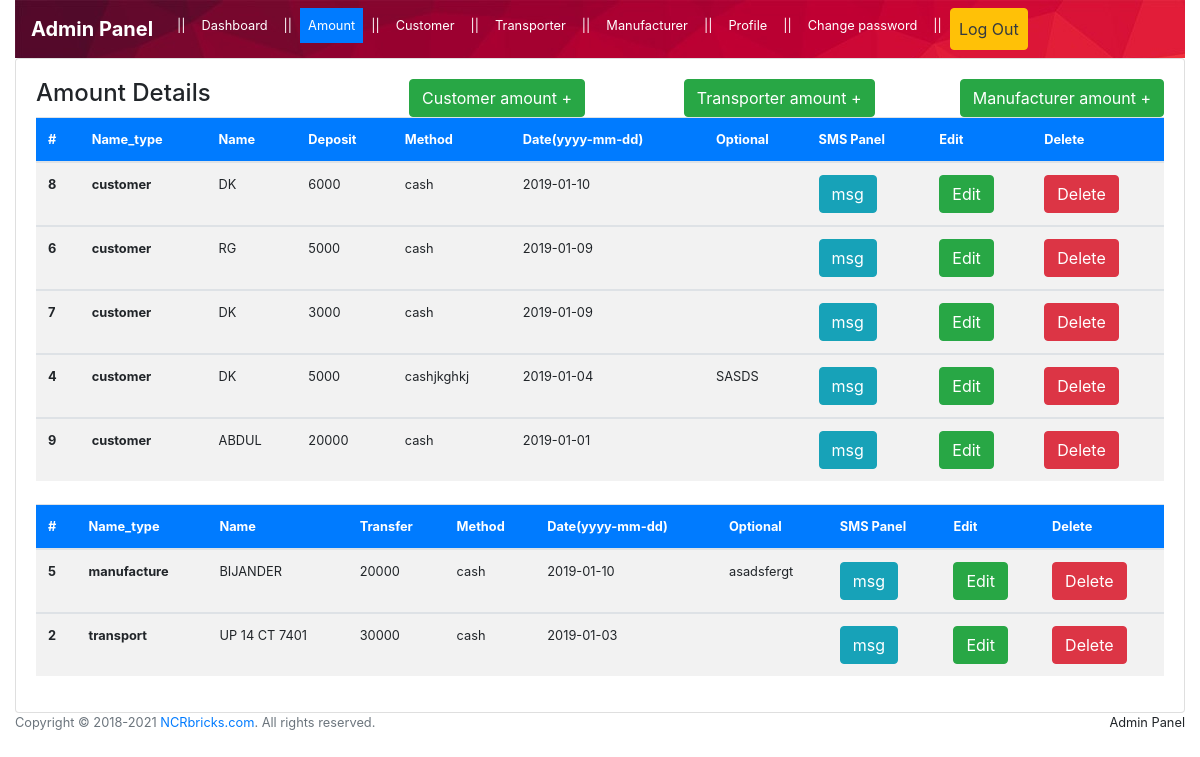
/vro/pages/scp/amount.php (signed in), run on the app's committed database.
### tables this page shows
CREATE TABLE `amount` (
  `id` int(100) NOT NULL,
  `name_type` varchar(100) NOT NULL,
  `name` varchar(100) NOT NULL,
  `deposit` varchar(100) NOT NULL,
  `method` varchar(100) NOT NULL,
  `date` varchar(100) NOT NULL,
  `optional` varchar(100) NOT NULL,
  `c_qty` varchar(100) NOT NULL,
  `c_rate` varchar(100) NOT NULL,
  `delivery_adds` varchar(100) NOT NULL,
  `v_qty` varchar(100) NOT NULL,
  `v_rate` varchar(100) NOT NULL,
  `m_qty` varchar(100) NOT NULL,
  `m_rate` varchar(100) NOT NULL
);

### vro/pages/scp/amount.php (the view, shortened to what this page needs)
<?php
	require("../common/header.php");
?>
      <div class="main-panel">
        <div class="content-wrapper">
          <div class="row">
            <div class="col-lg-12 grid-margin stretch-card">
              <div class="card">
                <div class="card-body">
					<div class="row">
						<div class="col-lg-3 grid-margin stretch-card">
							<h4 >Amount Details</h4>
						</div>
						<div class="col-lg-3 grid-margin stretch-card">
							<a class="btn btn-success" href="add_amount.php?type=customer" style="float:right">Customer amount +</a>
						</div>
						<div class="col-lg-3 grid-margin stretch-card">
							<a class="btn btn-success" href="add_amount.php?type=transport" style="float:right">Transporter amount +</a>
						</div>
						<div class="col-lg-3 grid-margin stretch-card">
							<a class="btn btn-success" href="add_amount.php?type=manufacture" style="float:right">Manufacturer amount +</a>
						</div>
					</div>
                  <div class="table-responsive">
                    <table class="table table-striped">
                      <thead class="bg-primary text-white">
                        <tr>
                          <th>
                            #
                          </th>
                          <th>
                            Name_type
                          </th>
                          <th>
                            Name
                          </th>
                          <th>
                            Deposit
                          </th>
                          <th>
                            Method
                          </th>
						  <th>
                            Date(yyyy-mm-dd)
                          </th>
						  <th>
                            Optional
                          </th>
						  <th>
                            SMS Panel
                          </th>
						   <?php
									if($_SESSION['user_name'] == "admin"){
										echo "<th >Edit</th>";
										echo "<th >Delete</th>";
									}else{
										echo "<th  style='display:none'>Edit</th>";
										echo "<th  style='display:none'>Delete</th>";
									}
								?>
                        </tr>
                      </thead>
		<?php
			include("../../database/db_conection.php");
			$result = mysqli_query($dbcon,"SELECT * FROM amount where Name_type = 'customer' ORDER BY date DESC")
			or die(mysqli_error());
			while($row = mysqli_fetch_array( $result )) {
					  echo "<tbody>";
						echo "<tr>";
						echo  "<th scope='row'>".$row['id']."</th>";
						echo  "<th id='name_type_".$row['id']."'>".$row['name_type']."</th>";
						echo  "<td id='name_".$row['id']."'>".$row['name']."</td>";
						echo  "<td id='deposit_".$row['id']."'>".$row['deposit']."</td>";
						echo  "<td>".$row['method']."</td>";
						echo  "<td>".$row['date']."</td>";
						echo  "<td>".$row['optional']."</td>";
						echo  "<td ><a class='btn btn-info text-white' id='btn_send_" . $row['id'] . "' onclick='sendMsg(".$row['id'].")'>msg</a></td>";
						if($_SESSION['user_name'] == "admin"){
							echo  "<td ><a class='btn btn-success' href='edit_amount.php?id=" . $row['id'] . "&type=". $row['name_type'] ."'>Edit</a></td>";
							echo  "<td ><a class='btn btn-danger text-white' onclick='myDelete(".$row['id'].")'>Delete</a></td>";
						}else{
							echo  "<td style='display:none'><a href='edit_amount.php?id=" . $row['id'] . "&type=". $row['name_type'] ."'>Edit</a></td>";
							echo  "<td style='display:none'><a onclick='myDelete(".$row['id'].")'>Delete</a></td>";
						}
						echo  "</tr>";
				}
					  echo  "</tbody>";
		?>
		</table>
                    <table class="table table-striped" style="margin-top:2%">
                      <thead class="bg-primary text-white">
                        <tr>
                          <th>
                            #
                          </th>
                          <th>
                            Name_type
                          </th>
                          <th>
                            Name
                          </th>
                          <th>
                            Transfer
                          </th>
						  <th>
                            Method
                          </th>
                          <th>
                            Date(yyyy-mm-dd)
                          </th>
						  <th>
                            Optional
                          </th>
						  <th>
                            SMS Panel
                          </th>
						  <?php
									if($_SESSION['user_name'] == "admin"){
										echo "<th >Edit</th>";
										echo "<th >Delete</th>";
									}else{
										echo "<th  style='display:none'>Edit</th>";
										echo "<th  style='display:none'>Delete</th>";
									}
								?>
                        </tr>
                      </thead>
		<?php
			include("../../database/db_conection.php");
			$result = mysqli_query($dbcon,"SELECT * FROM amount where Name_type != 'customer' ORDER BY date DESC")
			or die(mysqli_error());
			while($row = mysqli_fetch_array( $result )) {
					  echo "<tbody>";
						echo "<tr>";
						echo  "<th scope='row'>".$row['id']."</th>";
						echo  "<th id='name_type_".$row['id']."'>".$row['name_type']."</th>";
						echo  "<td id='name_".$row['id']."'>".$row['name']."</td>";
						echo  "<td id='deposit_".$row['id']."'>".$row['deposit']."</td>";
						echo  "<td>".$row['method']."</td>";
						echo  "<td>".$row['date']."</td>";
						echo  "<td>".$row['optional']."</td>";
						echo  "<td ><a class='btn btn-info text-white' id='btn_send_" . $row['id'] . "' onclick='sendMsg(".$row['id'].")'>msg</a></td>";
						if($_SESSION['user_name'] == "admin"){
							echo  "<td ><a class='btn btn-success' href='edit_amount.php?id=" . $row['id'] . "&type=". $row['name_type'] ."'>Edit</a></td>";
							echo  "<td ><a class='btn btn-danger text-white' onclick='myDelete(".$row['id'].")'>Delete</a></td>";
						}else{
							echo  "<td style='display:none'><a href='edit_amount.php?id=" . $row['id'] . "&type=". $row['name_type'] ."'>Edit</a></td>";
							echo  "<td style='display:none'><a onclick='myDelete(".$row['id'].")'>Delete</a></td>";
						}
						echo  "</tr>";
				}
					  echo  "</tbody>";
		?>
		</table>
		</div>
                </div>
              </div>
            </div>
			</div>
            </div>
          </div>
        </div>
	</body>
</html>
<?php
	include("../common/footer.php");
?>

### vro/pages/common/header.php (shortened to what this page needs)
<!DOCTYPE html>
<html lang="en">
<head>
  <link rel="stylesheet" href="../../css/bootstrap.min.css">
  <link rel="stylesheet" href="../../css/style.css">
</head>
<body>
  <div class="container-fluid">
    <nav class="navbar navbar-expand-sm navbar-dark" id="primary_nav">
	  <a class="navbar-brand" href="../common/home.php"><b><?php echo ucwords($_SESSION['user_name']); ?> Panel</b></a>
	  <ul class="navbar-nav">
		<li class="nav-item">
		  <a class="nav-link text-white" >||</a>
		</li>
		<li class="nav-item">
		  <a class="nav-link text-white" id="dashboard" href="../common/home.php">Dashboard</a>
		</li>
		<li class="nav-item">
		  <a class="nav-link text-white" >||</a>
		</li>
		<li class="nav-item">
		  <a class="nav-link text-white" id="amount" href="../scp/amount.php">Amount</a>
		</li>
		<li class="nav-item">
		  <a class="nav-link text-white" >||</a>
		</li>
		<li class="nav-item">
		  <a class="nav-link text-white" id="customer" href="../scp/customer.php">Customer</a>
		</li>
		<li class="nav-item">
		  <a class="nav-link text-white" >||</a>
		</li>
		<li class="nav-item">
		  <a class="nav-link text-white" id="transport" href="../scp/transport.php">Transporter</a>
		</li>
		<li class="nav-item">
		  <a class="nav-link text-white" >||</a>
		</li>
		<li class="nav-item">
		  <a class="nav-link text-white" id="manufacture" href="../scp/manufacture.php">Manufacturer</a>
		</li>
		<li class="nav-item">
		  <a class="nav-link text-white" >||</a>
		</li>
		<li class="nav-item">
		  <a class="nav-link text-white" id="profile" href="../common/profile.php">Profile</a>
		</li>
		<li class="nav-item">
		  <a class="nav-link text-white" >||</a>
		</li>
		<li class="nav-item">
		  <a class="nav-link text-white" id="ch_pwd" href="../common/change_password.php">Change password</a>
		</li>
		<li class="nav-item">
		  <a class="nav-link text-white" >||</a>
		</li>
		<li class="nav-item" >
		  <a class="btn btn-warning nav-link text-dark" href="../common/logout.php">Log Out</a>
		</li>
		</ul>
	</nav>

### vro/pages/common/footer.php (shortened to what this page needs)
        <footer class="footer">
          <div class="container-fluid">
            <span class="text-muted d-block text-center text-sm-left d-sm-inline-block">Copyright © 2018-<?php echo date("Y");?>
              <a href="../common/home.php">NCRbricks.com</a>. All rights reserved.</span>
            <span class="float-none float-sm-right d-block mt-1 mt-sm-0 text-center"><?php echo ucwords($_SESSION['user_name']); ?> Panel
            </span>
          </div>
        </footer>
</body>
</html>

### vro/css/style.css (style rules this page uses)
body { font-size:80%; }
#primary_nav { background-image: url("../img/bg.jpg"); }

### data on the page
amount: id "8", name_type "customer", name "DK", deposit "6000", method "cash", date "2019-01-10"
amount: id "6", name_type "customer", name "RG", deposit "5000", method "cash", date "2019-01-09"
amount: id "7", name_type "customer", name "DK", deposit "3000", method "cash", date "2019-01-09"
amount: id "4", name_type "customer", name "DK", deposit "5000", method "cashjkghkj", date "2019-01-04", optional "SASDS"
amount: id "9", name_type "customer", name "ABDUL", deposit "20000", method "cash", date "2019-01-01"
amount: id "5", name_type "manufacture", name "BIJANDER", deposit "20000", method "cash", date "2019-01-10", optional "asadsfergt"
amount: id "2", name_type "transport", name "UP 14 CT 7401", deposit "30000", method "cash", date "2019-01-03"

### other printed values
$_SESSION['user_name'] "Admin"
